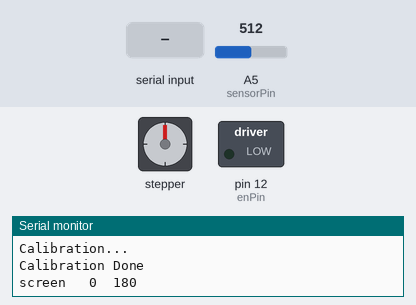
A sketch run on a simulated Arduino Uno, built with avr-gcc and run on an emulated ATmega328P. On the bench: stepper motor, switched loads named in the sketch (green lamp = pin HIGH), the last lines printed to the serial monitor. The inputs (shaded band) are chosen by the test bench; at power-on: A5 (sensorPin) = 512. Stepper angles assume 200 steps per turn.

Above: at 1.2 s.
1.3 s: "R\n" received over Serial
At 1.45 s:
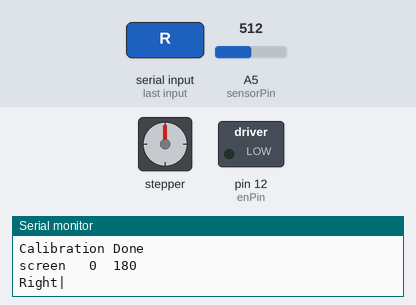
3.5 s: byte 76 ('L') received over Serial
At 3.65 s:
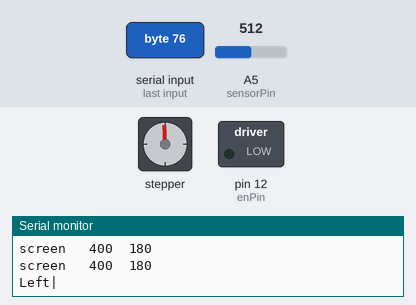
6.1 s: byte 82 ('R') received over Serial
At 6.55 s:
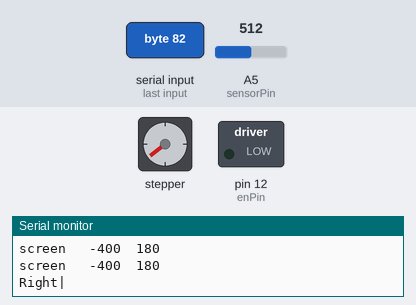
Timing chart, 0 to 9.1 s (numbered marks = the images above; inputs shaded):
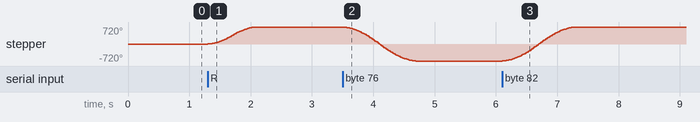

The sketch:

screen.ino
```cpp
#include <AccelStepper.h>


#include "PinAssignment.h" //Pin Config

long input_value[Input_size];

AccelStepper stepper(AccelStepper::DRIVER, stepPin, dirPin);

int encoderMidPoint = 180;
int sensorPin = A5;    // select the input pin for the potentiometer
int sensorValue = 0;  // variable to store the value coming from the sensor
int outputVal;
bool ok = true;

bool calibration = true;
bool quickCalibration = false;

long prevMillis;

long pos = 0;
void setup() {

  pinMode(enPin, OUTPUT);
  digitalWrite(enPin, LOW);

  stepper.setMaxSpeed(3000);
  stepper.setAcceleration(3000);
  Serial.begin(115200);

  Serial.println("Calibration...");
}

void loop() {

  sensorValue = analogRead(sensorPin);
  outputVal = map(sensorValue, 0, 1023, 0, 360);
  //Serial.print("sensor val: ");
  //Serial.print(outputVal);


  if (calibration) {
   // Serial.println(outputVal);

    if (outputVal > encoderMidPoint)
    {

      stepper.setMaxSpeed(1000);
      if (quickCalibration) {
        stepper.setSpeed(400);
      } else {
        stepper.setSpeed(100);
      }

    }
    else if (outputVal < encoderMidPoint) {
      stepper.setMaxSpeed(1000);
      if (quickCalibration) {
        stepper.setSpeed(-400);
      } else {
        stepper.setSpeed(-100);
      }
    }
    else if (outputVal == encoderMidPoint) {
      Serial.println("Calibration Done");
      stepper.setCurrentPosition(0);
      calibration = false;

    }
    stepper.runSpeed();
  }
  else {

    if (stepper.distanceToGo() == 0)
    {

      stepper.moveTo(pos);


    }
    stepper.run();

  }

  serial_decode();
  check_update();

long currMillis = millis();
  if (currMillis - prevMillis > 1000) {
    Serial.print("screen \t");
    Serial.print(pos);
    Serial.print("\t");
    Serial.println(outputVal);

    prevMillis = currMillis;
  }
}
```

PinAssignment.h
```cpp
// ============ Motor ================
#define stepPin 11
#define dirPin 10
#define enPin 12


#define Input_size 3  //define number of inputs value(s)
```

Serial_Communication.ino
```cpp
/*  Serial Decode

  0: 0 CW 1 ACW
  1: val 0-255
  2: duration 1000 = 1s
*/

String inString = "";    // string to hold input char
String inString_buffer = "";    // string to hold input Serial msg
String inString_display_buffer = "";    // string to hold Display info

bool exclude_print_val = true;


int current_index = 0;//index of current decoding number
//long input_value[Input_size];  //inputs value(s) buffer -> moved to main tab
boolean update_flag = false; //Flag for end of success input string follow /n

void serial_decode()   // Read serial input: //TODO add serial1
{
  byte Read_Flag = 0;
  while (Serial.available() > 0)
  {
    int inChar = Serial.read();
    char_decode(inChar) ;
  }

  /*
    while (Serial1.available() > 0)
    {
      int inChar = Serial1.read();
      char_decode(inChar) ;
    }
  */
}


void char_decode(int inChar)
{
  // Read_Flag=0;
  inString_buffer += (char)inChar;
  if (isDigit(inChar))       //if get a number
  {
    // convert the incoming byte to a char
    // and add it to the string:
    inString += (char)inChar;
    //Serial.println(inString);
  }
  else if (inChar == '-')       // if you get a comma, convert to a number,
  {
    if (current_index < Input_size) // within size
    {
      input_value[current_index] = inString.toInt(); //

      //  pdInput_value[current_index] = inString.toInt(); //
      current_index++;  //increase index
    }


    //            else// giveup the value to avoide over access array
    //            {
    //              Serial.println("overflow");
    //            }
    inString = "";   // clear the string buffer for new input:


  }
  else if (inChar == '\n' || inChar == 'N')       //if you get a newline, convert to a number and print all value
  {
    if (current_index < Input_size) // within size
    {
      input_value[current_index] = inString.toInt(); //final value

    }
    //            else// giveup the value to avoide over access array
    //            {
    //              Serial.println("overflow(end)");
    //            }

    inString = "";   // clear the string buffer for new input:
    current_index = 0;// reset the index
    //Set update_Flag
    update_flag = true;

  }
  else if (inChar == 'P' || inChar == 'p') //Check if online
  {
    inString = "";   // clear the string buffer for new input:
    Serial.print("Screen Motor");
    update_flag = true;
    exclude_print_val = true;
  }
  else if (inChar == 'L' || inChar == 'l') //Check if online
  {
    inString = "";   // clear the string buffer for new input:
    Serial.print("Left");
    pos = -400;
    update_flag = true;
    exclude_print_val = true;

  }
  else if (inChar == 'R' || inChar == 'r') //Check if online
  {
    inString = "";   // clear the string buffer for new input:
    Serial.print("Right");
    pos = 400;
    update_flag = true;
    exclude_print_val = true;
  }
    else if (inChar == 'M' || inChar == 'm') //Check if online
  {
    inString = "";   // clear the string buffer for new input:
    Serial.print("Middle");
    quickCalibration = true;
    calibration = true;
     pos = 0;
    update_flag = true;
    exclude_print_val = true;
  }


}


void check_update()   //Check update flag and write value when string finish
{
  if ( update_flag == true) //update value
  {

    if (exclude_print_val == false) {
      //print all value
      //Serial.print("hz\t");
      for (int index = 0; index < Input_size; index++)
      {

       // Serial.print(input_value[index]);
       // Serial.print("\t");

      }

    }
    //Finish Serial.print, Next Line
    Serial.println("|");

    exclude_print_val = false;
    update_flag = false; //clear flag
    inString_display_buffer = inString_buffer;    // string to hold input Serial msg
    inString_buffer = "";   // clear the string buffer for new input:
  }


}
```

Measured:
- after the input at 1.3 s, stepper: turns 720° clockwise in 0.78 s, starting at once
- after the input at 3.5 s, stepper: turns 1440° counter-clockwise in 1.2 s, starting at once
- after the input at 6.1 s, stepper: turns 1440° clockwise in 1.2 s, starting at once
